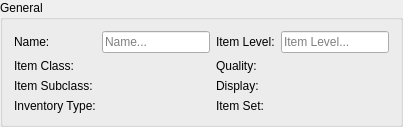
    <widget class="QGroupBox" name="groupBox">
     <property name="maximumSize">
      <size>
       <width>650</width>
       <height>16777215</height>
      </size>
     </property>
     <property name="title">
      <string>General</string>
     </property>
     <layout class="QGridLayout" name="gridLayout_2">
      <item row="1" column="2">
       <widget class="QLabel" name="label_5">
        <property name="text">
         <string>Quality:</string>
        </property>
       </widget>
      </item>
      <item row="2" column="1">
       <layout class="QVBoxLayout" name="subclassLayout"/>
      </item>
      <item row="2" column="2">
       <widget class="QLabel" name="label_6">
        <property name="text">
         <string>Display:</string>
        </property>
       </widget>
      </item>
      <item row="0" column="1">
       <widget class="QLineEdit" name="nameEdit">
        <property name="placeholderText">
         <string>Name...</string>
        </property>
       </widget>
      </item>
      <item row="2" column="3">
       <layout class="QVBoxLayout" name="displayLayout"/>
      </item>
      <item row="1" column="1">
       <layout class="QVBoxLayout" name="classLayout"/>
      </item>
      <item row="2" column="0">
       <widget class="QLabel" name="label_3">
        <property name="text">
         <string>Item Subclass:</string>
        </property>
       </widget>
      </item>
      <item row="0" column="3">
       <widget class="QLineEdit" name="ilvlEdit">
        <property name="placeholderText">
         <string>Item Level...</string>
        </property>
       </widget>
      </item>
      <item row="1" column="3">
       <layout class="QVBoxLayout" name="qualityLayout"/>
      </item>
      <item row="0" column="0">
       <widget class="QLabel" name="label_4">
        <property name="text">
         <string>Name:</string>
        </property>
       </widget>
      </item>
      <item row="1" column="0">
       <widget class="QLabel" name="label_2">
        <property name="text">
         <string>Item Class:</string>
        </property>
       </widget>
      </item>
      <item row="0" column="2">
       <widget class="QLabel" name="label_7">
        <property name="text">
         <string>Item Level:</string>
        </property>
       </widget>
      </item>
      <item row="3" column="0">
       <widget class="QLabel" name="label_43">
        <property name="text">
         <string>Inventory Type:</string>
        </property>
       </widget>
      </item>
      <item row="3" column="1">
       <layout class="QHBoxLayout" name="inventotytypeLayout"/>
      </item>
      <item row="3" column="2">
       <widget class="QLabel" name="label_49">
        <property name="text">
         <string>Item Set:</string>
        </property>
       </widget>
      </item>
      <item row="3" column="3">
       <layout class="QHBoxLayout" name="itemsetLayout"/>
      </item>
     </layout>
    </widget>
